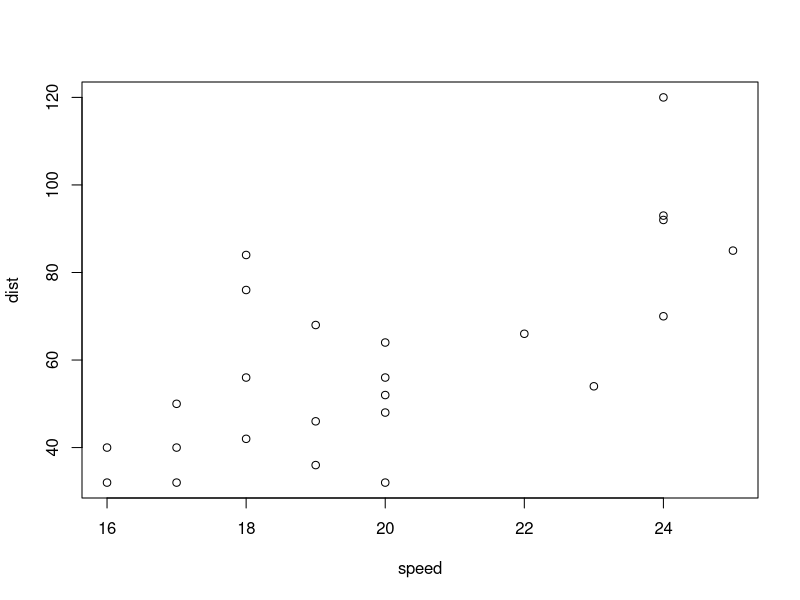
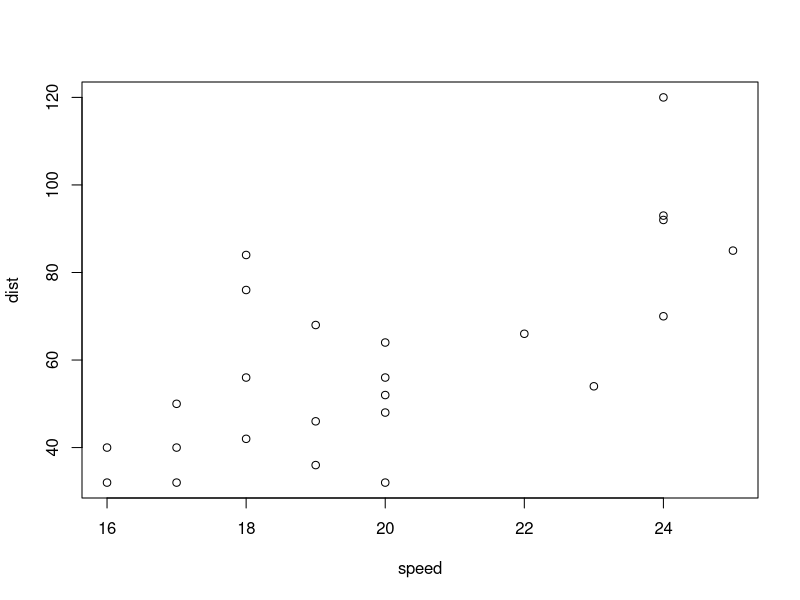

Source code (R) for these figures, in order:
## ---- chunk 1
data(mtcars)
head(mtcars)
## ---- chunk 2
library(reshape2)
data("mtcars")

# ¡los identificadores de mtcars no son variables!
# en realidad son los nombres de líneas (rownames)
# hay que extraerlos y guardarlos en el data frame
mtcars$nombres <- rownames(mtcars)

# ahora si podemos derretir el juego de datos
carros_derretido <- melt(mtcars, id = c("nombres", "gear", "cyl"),
                         measure.vars = c("mpg", "hp"))

head(carros_derretido, n = 5)
tail(carros_derretido, n = 5)
## ---- chunk 3
# Juego de datos de distancia y velocidad de freno
data(cars)

# seleccionar todas las instancias con velocidad mayor a 15
cars_nuevo <- cars[cars$speed > 15, ]

# transformar a data frame
cars_nuevo <- as.data.frame(cars_nuevo)

plot(cars_nuevo)

## ---- chunk 4
library(dplyr)
library(ggplot2)
cars_nuevo <- cars[cars$speed > 15, ] %>%
  as.data.frame() %>%
  plot()
  
## ---- chunk 5
library(dplyr)
data(iris)
iris %>% select(Sepal.Width, Species) %>%
  head()
## ---- chunk 6
library(dplyr)
data(iris)
iris %>% select(Sepal.Length:Petal.Length, Species) %>%
  head()
## ---- chunk 7
library(dplyr)
data(iris)
iris %>% select(-c(Sepal.Length:Petal.Length)) %>%
  head()
## ---- chunk 8
library(dplyr)
data(iris)

# un ejemplo de filtro sencillo
iris %>% filter(Species == "setosa") %>%
  head()
## ---- chunk 9
library(dplyr)
data(iris)

# un ejemplo de filtro compuesto
iris %>% filter(Species == "versicolor", Sepal.Length < 5.0) %>%
  tail()
## ---- chunk 10
library(dplyr)
data(iris)

# un ejemplo de filtro con operador lógico OR
iris %>% filter(Species == "versicolor" | Sepal.Length < 5.0) %>%
  tail()
## ---- chunk 11
library(dplyr)
data(mtcars)

mtcars %>% select(mpg) %>%
  arrange(desc(mpg)) %>%
  head()

